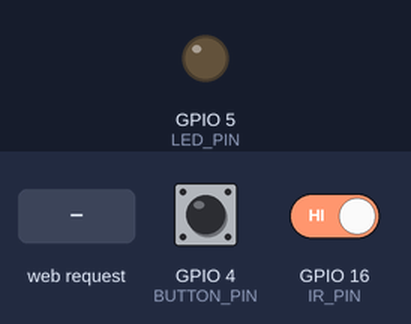
Bench run of a sketch on a simulated ESP8266 (NodeMCU). Shown: output pins drawn as LEDs (lit = HIGH). The test bench sets the inputs (shaded band); at power-on: GPIO 4 (BUTTON_PIN) HIGH, GPIO 16 (IR_PIN) HIGH. WiFi joins after 1.5 s; servers stay silent unless stated; what the sketch prints to the serial monitor is not drawn.

Above: at 2.7 s.
2.8 s: GPIO 4 (BUTTON_PIN) pulled LOW for 0.15 s
At 2.87 s:
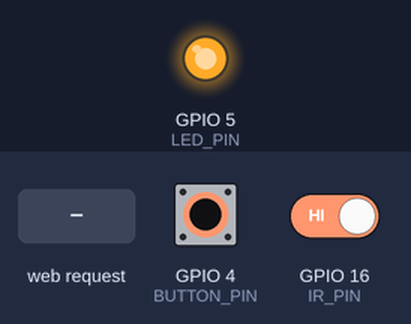
4.4 s: HTTP request GET /slider?value=1 received
At 5.0 s:
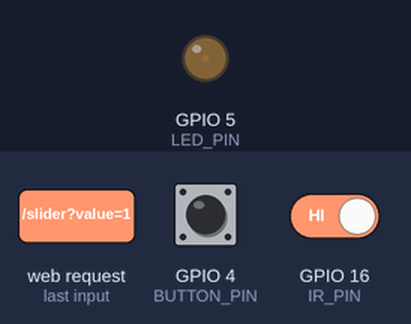
5.9 s: HTTP request GET /slider?value=120 received
At 6.2 s:
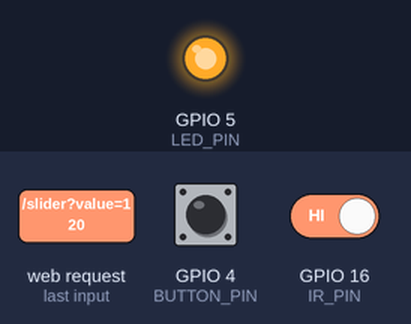
Timing chart, 0 to 8.9 s (numbered marks = the images above; inputs shaded):
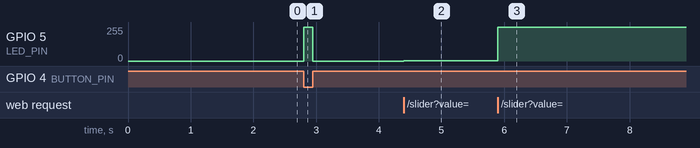

Measured:
- after the input at 2.8 s, GPIO 5 (LED_PIN): 0/255 → 255/255 at once, → 0/255 0.15 s later
- after the input at 4.4 s, GPIO 5 (LED_PIN): 0/255 → 2/255 at once
- after the input at 5.9 s, GPIO 5 (LED_PIN): 2/255 → 255/255 at once

The sketch:

Home_light_controle.ino
```cpp
/************ LIBRARIES ************/
#include <ESP8266WiFi.h>      // wifi library
#include <ESP8266WebServer.h> //web server library
#include <SinricPro.h>    //sinricpro cloud library voice controle
#include <SinricProSwitch.h>

/************ WIFI ************/
#define WIFI_SSID "Redmi 9 Power"   //ssid
#define WIFI_PASS "TULASIRAM"     //pasword of wifi

/************ SINRIC PRO ************/
#define APP_KEY    "369a87ad-eea2-4275-8e0e-5ec89897c28c"     //sinricpro appkey
#define APP_SECRET "9c31a0dc-38bb-407d-b569-ed4ac049a605-f1cbff0c-a08c-466c-8ee2-da36ae752a1b"      // sinricpro app secret
#define DEVICE_ID  "6948e5706dbd335b28f8fc4d"       ////devise id for switch or voice controle

/************ PINS ************/
#define LED_PIN     5           //D1 led connected GPIO_5
#define BUTTON_PIN  4           //D2 button connected GPIO_4
#define IR_PIN      16          //D0 ir connected GPIO_16

ESP8266WebServer server(80);      //creat webserver on port number 80

/************ VARIABLES ************/
bool webLedState = false;          //stores ON/OFF ststus of app from web
int brightness = 512;               //default brightnes at 50 persentage
String irStatus = "Not Detected";   //IR ststus
String ledStatus = "OFF";       //LED ststus text

/************ SINRIC CALLBACK ************/
bool onPowerState(const String &, bool &state) {      //this function workes on speech command from webserver
  webLedState = state;                                // stores ON/OFF state of led
  if (state) {                            //if on LED ON with selected brightnes
    analogWrite(LED_PIN, brightness);
    ledStatus = "ON";
  } else {                                // if Switch off LED OFF
    digitalWrite(LED_PIN, LOW);
    ledStatus = "OFF";
  }
  return true;            //Conformation from sincripro
}

/************ WEB PAGE ************/
void handleRoot() {
  String html = R"rawliteral(
<!DOCTYPE html>
<html>
<head>
<meta name="viewport" content="width=device-width, initial-scale=1">
<title>ESP8266 Smart LED</title>

<style>
body {
  background: linear-gradient(135deg,#667eea,#764ba2);
  font-family: 'Segoe UI', sans-serif;
  text-align: center;
  color: white;
  margin: 0;
  padding: 0;
}

.card {
  background: white;
  color: #333;
  max-width: 350px;
  margin: 40px auto;
  padding: 25px;
  border-radius: 15px;
  box-shadow: 0 10px 25px rgba(0,0,0,0.3);
}

h2 { margin-bottom: 10px; }

.led {
  width: 60px;
  height: 60px;
  border-radius: 50%;
  margin: 15px auto;
  background: black;
  box-shadow: 0 0 10px red;
}

.on {
  background: #2ecc71;
  box-shadow: 0 0 20px #2ecc71;
}

button {
  width: 120px;
  padding: 12px;
  margin: 10px;
  font-size: 16px;
  border: none;
  border-radius: 8px;
  color: white;
  cursor: pointer;
}

#onBtn { background: #27ae60; }
#offBtn { background: #e74c3c; }

input[type=range] {
  width: 100%;
  margin-top: 10px;
}

.status {
  font-weight: bold;
}
</style>
</head>

<body>

<div class="card">
  <h2>HOME Smart LED</h2>

  <div id="ledIcon" class="led"></div>

  <p>LED: <span id="led" class="status">OFF</span></p>
  <p>IR Sensor: <span id="ir" class="status">Not Detected</span></p>

  <button id="onBtn" onclick="fetch('/on')">ON</button>
  <button id="offBtn" onclick="fetch('/off')">OFF</button>

  <p>Brightness: <span id="val">50</span></p>
  <input type="range" min="0" max="100" value="50" oninput="updateBrightness(this.value)">
</div>

<script>
function updateBrightness(v){
  document.getElementById("val").innerHTML = v;
  fetch('/slider?value=' + v);
}

setInterval(() => {
  fetch('/ledstatus').then(r=>r.text()).then(d=>{
    document.getElementById("led").innerHTML = d;
    document.getElementById("ledIcon").className =
      d === "ON" ? "led on" : "led";
  });

  fetch('/irstatus').then(r=>r.text()).then(d=>{
    document.getElementById("ir").innerHTML = d;
  });
}, 500);
</script>

</body>
</html>
)rawliteral";
    // send webpage to browser
  server.send(200, "text/html", html);
}

/************ SETUP ************/
void setup() {
  Serial.begin(9600);     //burd rate for for the data transfer serial monitor
/* --------cofigure pins----------*/
  pinMode(LED_PIN, OUTPUT);
  pinMode(BUTTON_PIN, INPUT_PULLUP);
  pinMode(IR_PIN, INPUT);

  analogWriteRange(100);            //brightnes range 0-100
  digitalWrite(LED_PIN, LOW);         //initially off state

  WiFi.begin(WIFI_SSID, WIFI_PASS);     //connect to wifi
  while (WiFi.status() != WL_CONNECTED) delay(500);

  // prints  IP ADDRESS in serial window
  Serial.println(WiFi.localIP());

  server.on("/", handleRoot);     ///web server working

  server.on("/on", []() {
    webLedState = true;
    analogWrite(LED_PIN, brightness);
    ledStatus = "ON";
    server.send(200, "text/plain", "ON");
  });

  server.on("/off", []() {
    webLedState = false;
    digitalWrite(LED_PIN, LOW);
    ledStatus = "OFF";
    server.send(200, "text/plain", "OFF");
  });

  server.on("/slider", []() {
    if (server.hasArg("value")) {
      brightness = server.arg("value").toInt();
      webLedState = true;
      analogWrite(LED_PIN, brightness);
      ledStatus = "ON";
    }
    server.send(200, "text/plain", "OK");
  });
      /** status end point **/
  server.on("/irstatus", []() { server.send(200,"text/plain",irStatus); });
  server.on("/ledstatus", []() { server.send(200,"text/plain",ledStatus); });

  server.begin();     //web server starts
/*              sinricpro setup           */
  SinricProSwitch &sw = SinricPro[DEVICE_ID];
  sw.onPowerState(onPowerState);
  SinricPro.begin(APP_KEY, APP_SECRET);
}

/************ LOOP ************/
void loop() {
  server.handleClient();      //web request
  SinricPro.handle();         //sunricpro request

  bool btn = digitalRead(BUTTON_PIN);   //button
  bool ir  = digitalRead(IR_PIN);     //ir sensor

  irStatus = (ir == LOW) ? "Detected" : "Not Detected";       //IR status display web

 //   If button OR IR OR web command → LED ON        //

  if (btn == LOW || ir == LOW || webLedState) {
    analogWrite(LED_PIN, brightness);
    ledStatus = "ON";
  } else {
    digitalWrite(LED_PIN, LOW);
    ledStatus = "OFF";
  }
}
```
